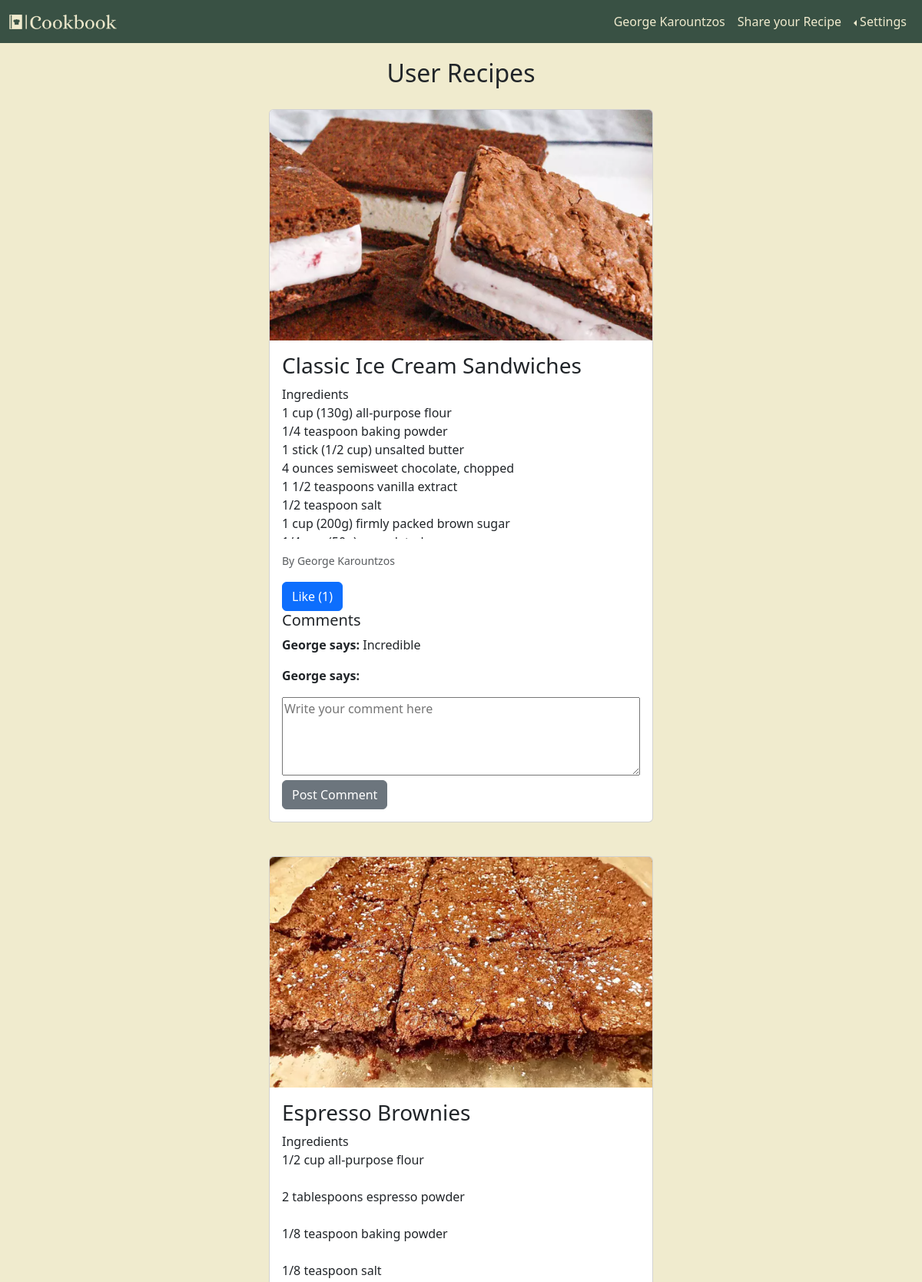
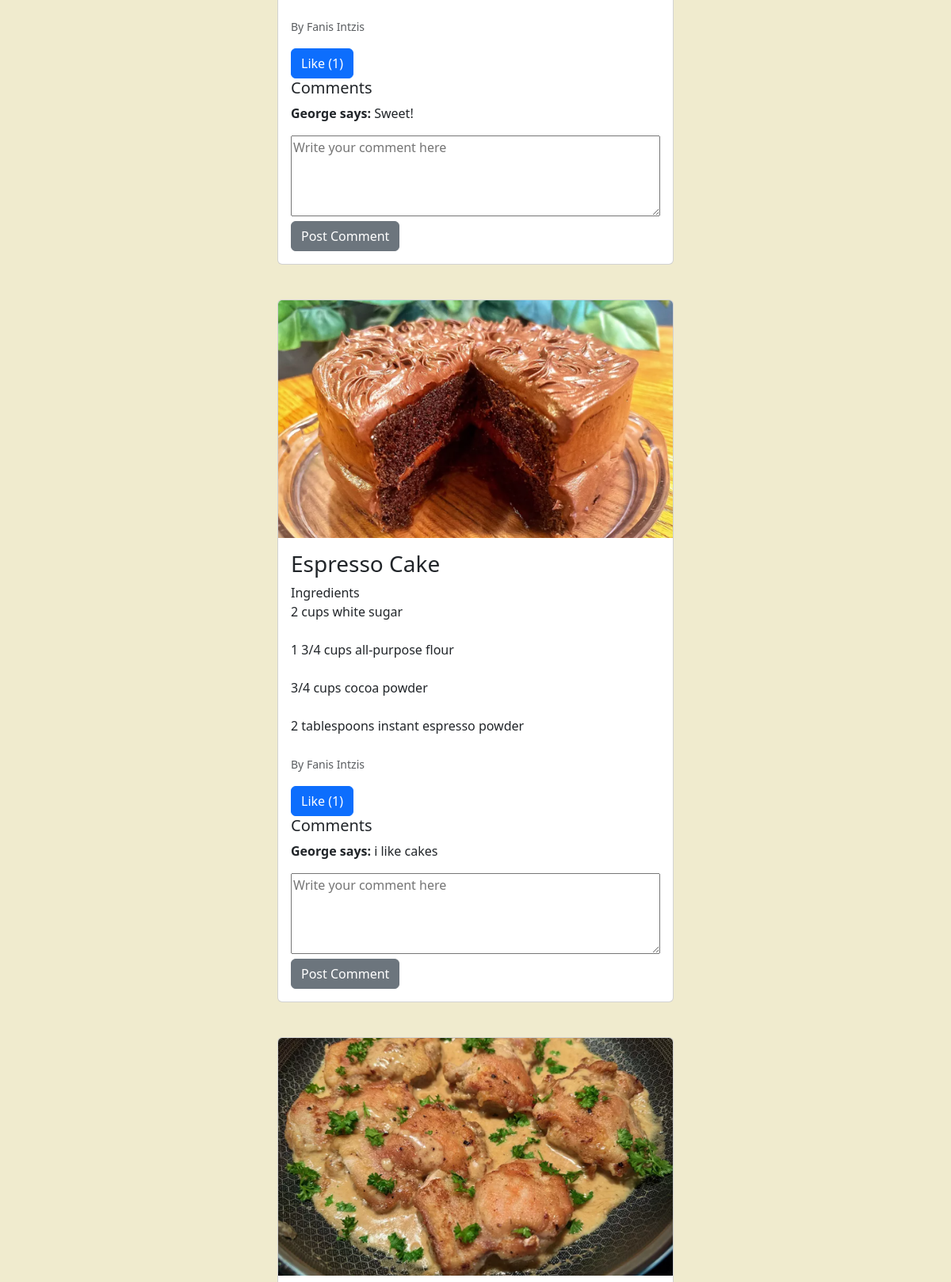
The page /homepage.php (signed in, upper part) on the database its author committed (2 pictures, top to bottom).
### tables this page shows
CREATE TABLE `recipes` (
  `id` int(11) NOT NULL,
  `rname` varchar(255) NOT NULL,
  `rdescription` varchar(9999) NOT NULL,
  `rimage` varchar(255) NOT NULL,
  `user_id` int(11) DEFAULT NULL,
  `rlikes` int(11) DEFAULT 0
);

CREATE TABLE `users` (
  `id` int(11) NOT NULL,
  `fname` varchar(50) NOT NULL,
  `lname` varchar(50) NOT NULL,
  `email` varchar(255) NOT NULL,
  `password` varchar(255) NOT NULL,
  `avatar` varchar(255) DEFAULT NULL
);

CREATE TABLE `comments` (
  `id` int(11) NOT NULL,
  `recipe_id` int(11) NOT NULL,
  `user_id` int(11) NOT NULL,
  `comment_text` text NOT NULL,
  `comment_date` timestamp NOT NULL DEFAULT current_timestamp()
);

### homepage.php (the view, shortened to what this page needs)
<!DOCTYPE html>
<html lang="en">
<head>
    <link href="https://cdn.jsdelivr.net/npm/bootstrap@5.3.3/dist/css/bootstrap.min.css" rel="stylesheet">
    <link rel="stylesheet" href="css\style.css">
</head>
<body>
    <?php
    include 'user_header.php';
    ?>
    <section id="recipe_posts">
        <div class="container">
            <?php
            include 'connect.php';
            $query = "SELECT r.*, u.fname, u.lname, u.avatar FROM recipes r INNER JOIN users u ON r.user_id = u.id ORDER BY r.id DESC";
            $result = mysqli_query($conn, $query);
            if ($result && mysqli_num_rows($result) > 0) {
                echo "<h2 class='title-for-recipes'>User Recipes</h2>";
                echo "<div class='container cards'>";
                echo "<div class='row'>";
                while ($row = mysqli_fetch_assoc($result)) {
                    $recipeId = $row['id'];
                    echo "<div class='post-feed col-12 mb-4 m-auto'>";
                    echo "<div class='card'>";
                    echo "<img class='card-img-top fixed-size' src='uploadedImages/" . htmlspecialchars($row['rimage']) . "' alt='" . htmlspecialchars($row['rname']) . "'>";
                    echo "<div class='card-body'>";
                    echo "<h3 class='card-title'>" . htmlspecialchars($row['rname']) . "</h3>";
                    echo "<p class='card-text'>" . htmlspecialchars($row['rdescription']) . "</p>";
                    echo "<p class='card-text'><small class='text-muted'>By " . htmlspecialchars($row['fname']) . " " . htmlspecialchars($row['lname']) . "</small></p>";
                    echo "<div class='like-section'>";
                    echo "<button class='btn btn-primary like-button' data-recipe-id='" . $row['id'] . "'>";
                    echo "Like (<span class='like-count'>" . $row['rlikes'] . "</span>)";
                    echo "</button>";
                    echo "</div>";
                    echo "<div class='comment-section'>";
                    $commentsQuery = "SELECT c.*, u.fname FROM comments c INNER JOIN users u ON c.user_id = u.id WHERE c.recipe_id = $recipeId ORDER BY c.comment_date DESC";
                    $commentsResult = mysqli_query($conn, $commentsQuery);
                    if ($commentsResult && mysqli_num_rows($commentsResult) > 0) {
                        echo "<h5>Comments</h5>";
                        while ($comment = mysqli_fetch_assoc($commentsResult)) {
                            echo "<p><strong>" . htmlspecialchars($comment['fname']) . " says: </strong> " . htmlspecialchars($comment['comment_text']) . "</p>";
                        }
                    } else {
                        echo "<p>No comments yet.</p>";
                    }
                    echo "<form action='post_comment.php' method='POST'>";
                    echo "<textarea name='comment_text' rows='4' cols='50' placeholder='Write your comment here'></textarea>";
                    echo "<button type='submit' class='btn btn-secondary'>Post Comment</button>";
                    echo "</form>";
                    echo "</div>";
                    echo "</div>";
                    echo "</div>";
                    echo "</div>";
                }
                echo "</div>";
                echo "</div>";
            } else {
                echo "<h3 class='text-center error-msg'> No recipes have been uploaded yet. Upload by logging in or registering!</h3>";
            }
            ?>
        </div>
    </section>
</body>
</html>

### css/style.css (style rules this page uses)
:root { --maincolor: #395144; --secondary: #f0ebce; font-size: 16px; font-family: "Montserrat", sans-serif; font-weight: 500; font-style: normal; }
body { background-color: var(--secondary); }
textarea { max-width: 100%; max-height: 200px; min-width: 100%; min-height: 100px; }
.card-text { white-space: pre-wrap; overflow: auto; max-height: 200px; }
.cards { display: flex; flex-direction: column; align-items: center; justify-content: center; }
.post-feed { display: flex; width: 100%; justify-content: center; }
.card { display: flex; width: 500px; margin-bottom: 20px; }
.title-for-recipes { display: flex; justify-content: center; align-items: center; padding: 20px; }
.fixed-size { height: 300px; object-fit: cover; display: block; margin: 0 auto; }

### rows shown on the page
recipes: rimage (picture), rname "Classic Ice Cream Sandwiches", rdescription "Ingredients 1 cup (130g) all-purpose flour 1/4 teaspoon baking powder 1 stick (1/2 cup) unsalted butter 4 ounces semisweet chocolate, chopped 1 1/2 teaspoons vanilla extract 1/2 teaspoon salt 1 cup (200g) firmly packed brown sugar…", user.fname "George", user.lname "Karountzos", rlikes "1"
comments: user.fname "George", comment_text "Incredible"
comments: user.fname "George"
recipes: rimage (picture), rname "Espresso Brownies", rdescription "Ingredients 1/2 cup all-purpose flour 2 tablespoons espresso powder 1/8 teaspoon baking powder 1/8 teaspoon salt…", user.fname "Fanis", user.lname "Intzis", rlikes "1"
comments: user.fname "George", comment_text "Sweet!"
recipes: rimage (picture), rname "Espresso Cake", rdescription "Ingredients 2 cups white sugar 1 3/4 cups all-purpose flour 3/4 cups cocoa powder 2 tablespoons instant espresso powder…", user.fname "Fanis", user.lname "Intzis", rlikes "1"
comments: user.fname "George", comment_text "i like cakes"
recipes: rimage (picture)

### other values the page prints
$_SESSION["fname"] "George"
$_SESSION["lname"] "Karountzos"
